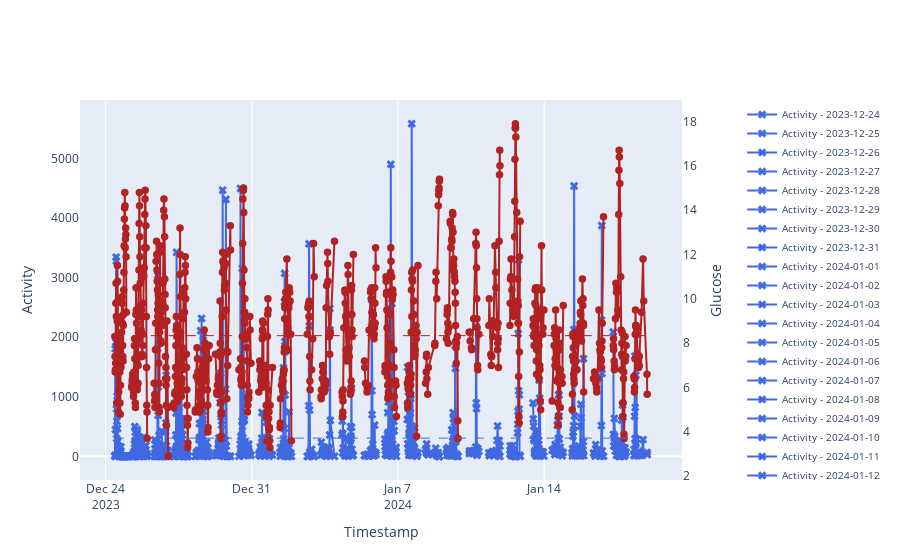

Notebook source saved alongside this figure:
### Code cell
fig = go.Figure()

for day, group in actgluco.groupby(actgluco.Timestamp.dt.date):
    fig.add_trace(go.Scatter(x=group.Timestamp, y=group['Activity'], mode='lines+markers', name=f'Activity - {day}',
                             yaxis='y1', marker=dict(symbol='x', size=7.5), line=dict(color='royalblue')))

for day, group in actgluco.groupby(actgluco.Timestamp.dt.date):
    fig.add_trace(go.Scatter(x=group.Timestamp, y=group['Glucose'], mode='lines+markers', name=f'Glucose - {day}',
                             yaxis='y2', marker=dict(symbol='circle', size=7.5), line=dict(color='firebrick')))

fig.add_shape(type="line", x0=min(actgluco.Timestamp), y0=actgluco['Activity'].mean(), x1=max(actgluco.Timestamp), y1=actgluco['Activity'].mean(),
              line=dict(color="royalblue", width=1, dash='dash'), yref='y1')
fig.add_shape(type="line", x0=min(actgluco.Timestamp), y0=actgluco['Glucose'].mean(), x1=max(actgluco.Timestamp), y1=actgluco['Glucose'].mean(),
              line=dict(color="firebrick", width=1, dash='dash'), yref='y2')

fig.update_layout(
    yaxis=dict(title='Activity', side='left', showgrid=False),
    yaxis2=dict(title='Glucose', overlaying='y', side='right', showgrid=False),
    legend=dict(x=1.1, y=1, font=dict(size=10))
)

fig.update_xaxes(title='Timestamp')
fig.show()
